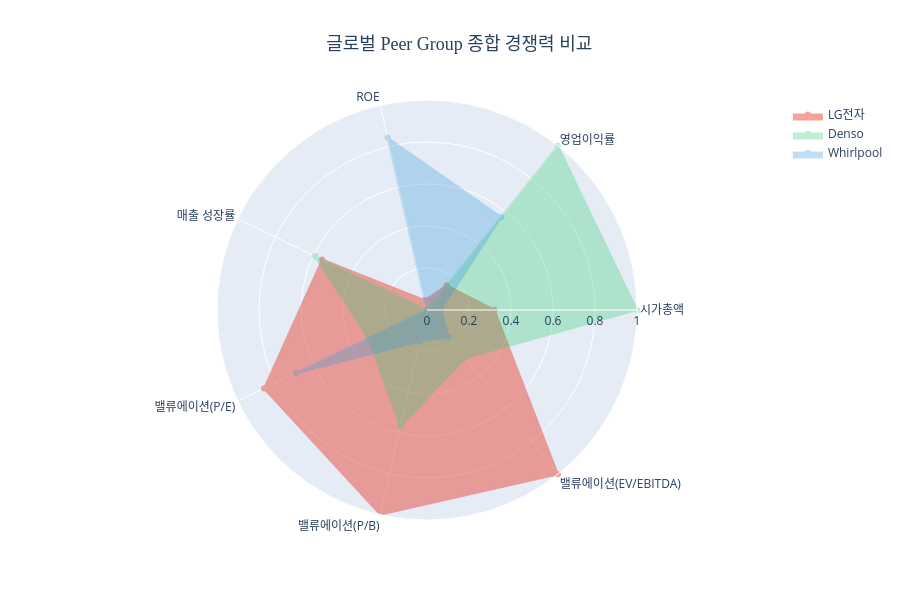

Notebook cell for this chart:
### Code cell
# 5. 종합 경쟁력 레이더 차트 및 최종 분석
print("\n📈 5. 종합 경쟁력 분석")
print("-" * 40)

# 주요 지표들을 정규화 (0-1 스케일)
from sklearn.preprocessing import MinMaxScaler

# 분석할 지표들 선택 (2025F 기준)
radar_metrics = ['시가총액_USD_mn', '영업이익률_25F', 'ROE_25F', '매출액_YoY_25F']
radar_labels = ['시가총액', '영업이익률', 'ROE', '매출 성장률']

# 정규화를 위한 데이터 준비
radar_data = df[['회사명'] + radar_metrics].copy()

# P/E, P/B, EV/EBITDA는 낮을수록 좋으므로 역수 사용
radar_data['PE_inv_25F'] = 1 / df['PE_25F'].fillna(df['PE_25F'].median())
radar_data['PB_inv_25F'] = 1 / df['PB_25F']
radar_data['EV_EBITDA_inv_25F'] = 1 / df['EV_EBITDA_25F']

radar_metrics_extended = radar_metrics + ['PE_inv_25F', 'PB_inv_25F', 'EV_EBITDA_inv_25F']
radar_labels_extended = radar_labels + ['밸류에이션(P/E)', '밸류에이션(P/B)', '밸류에이션(EV/EBITDA)']

# MinMax 정규화
scaler = MinMaxScaler()
normalized_data = scaler.fit_transform(radar_data[radar_metrics_extended])
normalized_df = pd.DataFrame(normalized_data, columns=radar_metrics_extended)
normalized_df['회사명'] = radar_data['회사명'].values

# 레이더 차트 생성 (주요 3개 회사 비교: LG전자, 가장 큰 시가총액, 가장 높은 ROE)
top_companies = ['LG전자', 'Denso', 'Whirlpool']  # 대표적인 3개사
colors_radar = ['#e74c3c', '#2ecc71', '#3498db']

fig5 = go.Figure()

for i, company in enumerate(top_companies):
    company_data = normalized_df[normalized_df['회사명'] == company]
    if not company_data.empty:
        values = company_data[radar_metrics_extended].iloc[0].tolist()
        values += [values[0]]  # 첫 번째 값을 마지막에 추가하여 레이더 차트 닫기
        
        fig5.add_trace(go.Scatterpolar(
            r=values,
            theta=radar_labels_extended + [radar_labels_extended[0]],
            fill='toself',
            name=company,
            line_color=colors_radar[i],
            fillcolor=colors_radar[i],
            opacity=0.3 if company != 'LG전자' else 0.5
        ))

fig5.update_layout(
    polar=dict(
        radialaxis=dict(
            visible=True,
            range=[0, 1]
        )),
    title={
        'text': '🎯 글로벌 Peer Group 종합 경쟁력 비교',
        'x': 0.5,
        'xanchor': 'center',
        'font': {'size': 18, 'family': 'Arial Black'}
    },
    height=600,
    showlegend=True
)

fig5.show()

# 종합 점수 계산 (모든 지표의 평균)
comprehensive_scores = normalized_df.groupby('회사명')[radar_metrics_extended].mean().mean(axis=1).sort_values(ascending=False)

print("\n🏆 종합 경쟁력 순위:")
for i, (company, score) in enumerate(comprehensive_scores.items(), 1):
    symbol = "🥇" if i == 1 else "🥈" if i == 2 else "🥉" if i == 3 else f"{i}위"
    highlight = " ⭐" if company == 'LG전자' else ""
    print(f"   {symbol} {company}: {score:.3f}점{highlight}")

# LG전자 세부 분석
lg_rank = list(comprehensive_scores.index).index('LG전자') + 1
lg_score = comprehensive_scores['LG전자']

print(f"\n📊 LG전자 종합 경쟁력 분석:")
print(f"   • 종합 순위: {lg_rank}/{len(df)}위")
print(f"   • 종합 점수: {lg_score:.3f}점")
print(f"   • 상위 비율: {((len(df) - lg_rank + 1) / len(df) * 100):.1f}%")

# 강점/약점 분석
lg_normalized = normalized_df[normalized_df['회사명'] == 'LG전자'][radar_metrics_extended].iloc[0]
strengths = []
weaknesses = []

for metric, label in zip(radar_metrics_extended, radar_labels_extended):
    score = lg_normalized[metric]
    if score >= 0.7:
        strengths.append(f"{label} ({score:.2f})")
    elif score <= 0.3:
        weaknesses.append(f"{label} ({score:.2f})")

print(f"\n💪 LG전자 주요 강점:")
if strengths:
    for strength in strengths:
        print(f"   • {strength}")
else:
    print("   • 뚜렷한 강점 지표 없음 (0.7 이상)")

print(f"\n⚠️ LG전자 개선 필요 분야:")
if weaknesses:
    for weakness in weaknesses:
        print(f"   • {weakness}")
else:
    print("   • 뚜렷한 약점 지표 없음 (0.3 이하)")

### Figure 1 — Plotly figure (JSON) as saved in the notebook; plotly's stock layout.template omitted (floating-point values rounded to 4 significant figures)
{"data": [{"fill": "toself", "fillcolor": "#e74c3c", "line": {"color": "#e74c3c"}, "name": "LG전자", "opacity": 0.5, "r": [0.3213, 0.15, 0.04762, 0.5538, 0.8614, 1.0, 1, 0.3213], "theta": ["시가총액", "영업이익률", "ROE", "매출 성장률", "밸류에이션(P/E)", "밸류에이션(P/B)", "밸류에이션(EV/EBITDA)", "시가총액"], "type": "scatterpolar"}, {"fill": "toself", "fillcolor": "#2ecc71", "line": {"color": "#2ecc71"}, "name": "Denso", "opacity": 0.3, "r": [1, 1.0, 0, 0.5923, 0.3106, 0.5688, 0.2929, 1], "theta": ["시가총액", "영업이익률", "ROE", "매출 성장률", "밸류에이션(P/E)", "밸류에이션(P/B)", "밸류에이션(EV/EBITDA)", "시가총액"], "type": "scatterpolar"}, {"fill": "toself", "fillcolor": "#3498db", "line": {"color": "#3498db"}, "name": "Whirlpool", "opacity": 0.3, "r": [0.06657, 0.5667, 0.8413, 0, 0.6934, 0.1544, 0.1634, 0.06657], "theta": ["시가총액", "영업이익률", "ROE", "매출 성장률", "밸류에이션(P/E)", "밸류에이션(P/B)", "밸류에이션(EV/EBITDA)", "시가총액"], "type": "scatterpolar"}], "layout": {"height": 600, "polar": {"radialaxis": {"range": [0, 1], "visible": true}}, "showlegend": true, "title": {"font": {"family": "Arial Black", "size": 18}, "text": "🎯 글로벌 Peer Group 종합 경쟁력 비교", "x": 0.5, "xanchor": "center"}}}
